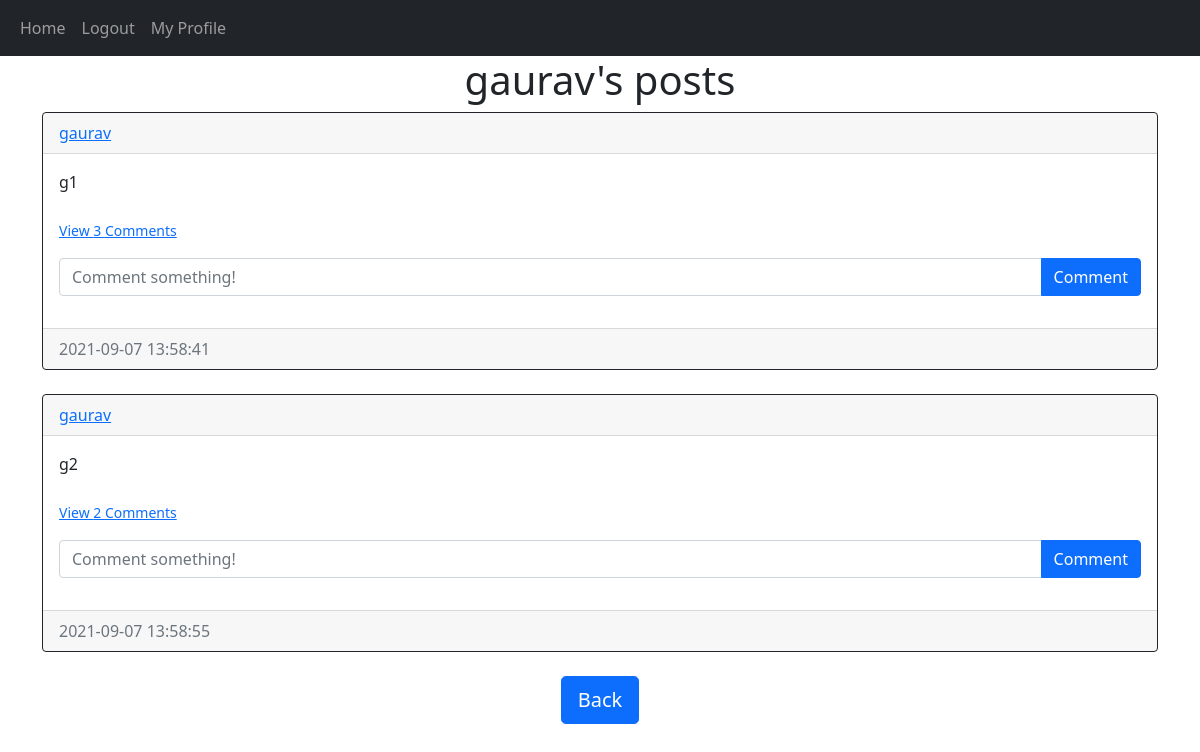
Page /posts/gaurav (signed in) on the committed database.
### website/models.py (models this page shows)
class User(db.Model, UserMixin):
    id = db.Column(db.Integer, primary_key=True)
    email = db.Column(db.String(150), unique=True)
    username = db.Column(db.String(150), unique=True)
    password = db.Column(db.String(150))
    date_created = db.Column(db.DateTime(timezone=True), default=func.now())
    posts = db.relationship('Post', backref='user', passive_deletes=True)
    comments = db.relationship('Comment', backref='user', passive_deletes=True)

class Post(db.Model):
    id = db.Column(db.Integer, primary_key=True)
    text = db.Column(db.Text, nullable=False)
    date_created = db.Column(db.DateTime(timezone=True), default=func.now())
    author = db.Column(db.Integer, db.ForeignKey(
        'user.id', ondelete="CASCADE"), nullable=False)
    comments = db.relationship('Comment', backref='post', passive_deletes=True)

### website/views.py (the view)
@views.route("/posts/<username>")
@login_required
def posts(username):
    user = User.query.filter_by(username=username).first()
    if not user:
        flash('No user with that username exists.', category='error')
        return redirect(url_for('views.home'))
    posts = user.posts
    return render_template("posts.html", user=current_user, posts=posts, username=username)

### website/__init__.py (called while the page is built)
def create_app():
    app = Flask(__name__)
    app.config['SECRET_KEY'] = "helloworld"
    app.config['SQLALCHEMY_DATABASE_URI'] = f'sqlite:///{DB_NAME}'
    db.init_app(app)
    from .views import views
    from .auth import auth
    app.register_blueprint(views, url_prefix="/")
    app.register_blueprint(auth, url_prefix="/")
    from .models import User, Post, Comment
    create_database(app)
    login_manager = LoginManager()
    login_manager.login_view = "auth.login"
    login_manager.init_app(app)
    @login_manager.user_loader
    def load_user(id):
        return User.query.get(int(id))
    return app

### website/templates/posts.html (shortened to what this page needs)
{% extends "posts_div.html" %}  {% block header %} {{username}}'s posts {% endblock %} {% block footer %}
<div align="center">
  <a href="/home"
    ><button type="button" class="btn btn-primary btn-lg">Back</button></a
  >
</div>
{% endblock %}

### website/templates/posts_div.html (shortened to what this page needs)
{% extends "base.html" %} {% block title %}Home{% endblock %} {% block content
%}
<h1 align="center">{% block header %}Posts{% endblock %}</h1>
<div id="posts">
  {% for post in posts %}
  <div class="card border-dark">
    <div class="card-header d-flex justify-content-between align-items-center">
      <a href="/user-profile/{{post.user.username}}">{{post.user.username}}</a>
    </div>
    <div class="card-body">
      <div class="card-text">{{post.text}}</div>
      <br />
      <p class="card-text">
        {% if post.comments|length > 0 %}
        <a data-bs-toggle="collapse" href="#comments-{{post.id}}" role="button">
          <small>View {{post.comments|length}} Comments</small>
        </a>
        {% else %}
        <small class="text-muted">No Comments</small>
        {% endif %}
      </p>
      <form
        class="input-group mb-3"
        method="POST"
        action="/create-comment/{{post.id}}"
      >
        <input
          type="text"
          id="text"
          name="text"
          class="form-control"
          placeholder="Comment something!"
        />
        <button type="submit" class="btn btn-primary">Comment</button>
      </form>
    </div>
    <div class="card-footer text-muted">{{post.date_created}}</div>
  </div>
  <br/ > {% endfor %}
</div>
{% block footer %}{% endblock %} {% endblock %}

### rows in the picture
User: username "gaurav"
Post: user.username "gaurav", text "g1", comments|length "3", date_created "2021-09-07 13:58:41"
Post: user.username "gaurav", text "g2", comments|length "2", date_created "2021-09-07 13:58:55"
